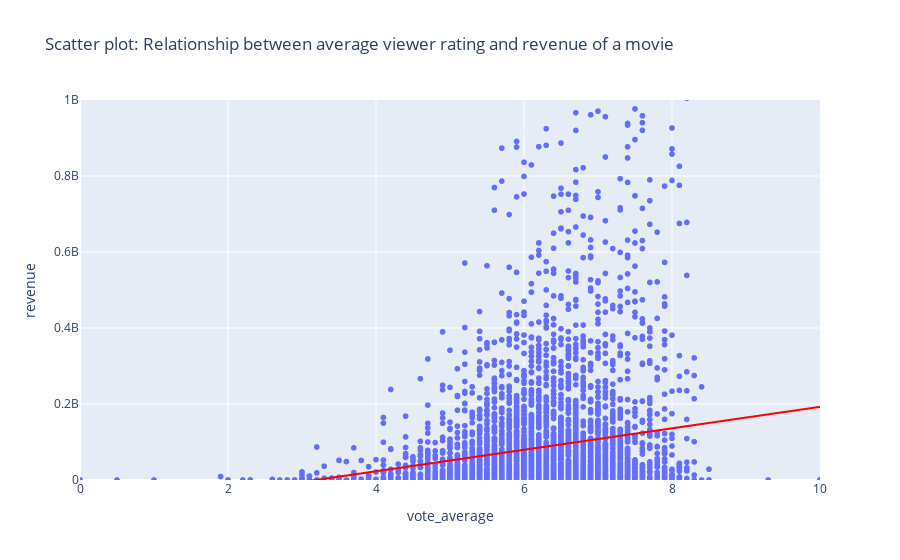

Here is the notebook cell this chart was saved with:
### Code cell
# Scatter plot: Relationship between average viewer rating and revenue of a movie
px.scatter(df, x="vote_average", y="revenue", range_x=[0, 10], range_y=[0, 1000000000],
           title="Scatter plot: Relationship between average viewer rating and revenue of a movie",
           trendline="ols", trendline_color_override="red")

### Figure 1 — Plotly figure (JSON) as saved in the notebook; plotly's stock layout.template omitted (floating-point values rounded to 4 significant figures; data arrays with more than 128 entries replaced by an {"elided": "..."} marker saying what was removed)
{"data": [{"hovertemplate": "vote_average=%{x}<br>revenue=%{y}<extra></extra>", "legendgroup": "", "marker": {"color": "#636efa", "symbol": "circle"}, "mode": "markers", "name": "", "showlegend": false, "type": "scattergl", "x": {"elided": "4775 float values"}, "xaxis": "x", "y": {"elided": "4775 int values"}, "yaxis": "y"}, {"hovertemplate": "<b>OLS trendline</b><br>revenue = 2.82526e+07 * vote_average + -8.99992e+07<br>R<sup>2</sup>=0.038986<br><br>vote_average=%{x}<br>revenue=%{y} <b>(trend)</b><extra></extra>", "legendgroup": "", "line": {"color": "red"}, "marker": {"color": "#636efa", "symbol": "circle"}, "mode": "lines", "name": "", "showlegend": false, "type": "scattergl", "x": {"elided": "4775 float values"}, "xaxis": "x", "y": {"elided": "4775 float values"}, "yaxis": "y"}], "layout": {"legend": {"tracegroupgap": 0}, "title": {"text": "Scatter plot: Relationship between average viewer rating and revenue of a movie"}, "xaxis": {"anchor": "y", "domain": [0, 1], "range": [0, 10], "title": {"text": "vote_average"}}, "yaxis": {"anchor": "x", "domain": [0, 1], "range": [0, 1000000000], "title": {"text": "revenue"}}}}
